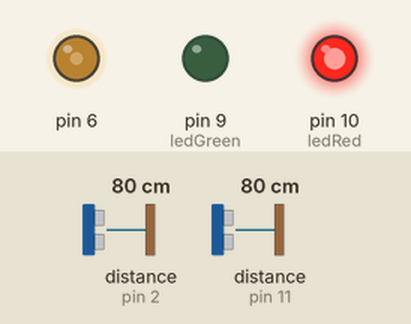
A sketch run on a simulated Arduino Uno, built with avr-gcc and run on an emulated ATmega328P. On the bench: output pins drawn as LEDs (lit = HIGH). Wiring (inferred from the names in the program): 2 × ultrasonic range finder: trigger pin 3, echo pin 2 / trigger pin 12, echo pin 11. Inputs (shaded band) come from the test bench; at power-on: distance to the obstacle (sensors on pin 2, pin 11) 80 cm. The echo pulse lasts 58.3 µs per cm; pins used as bus, display or sensor lines are not drawn; what the sketch prints to the serial monitor is not drawn.

Above: at 0.1 s.
Timing chart, 0 to 1.6 s (numbered marks = the images above):
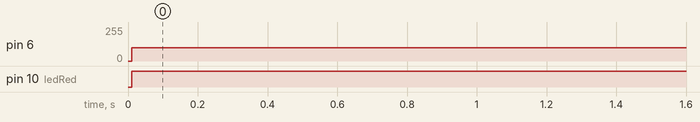

The sketch:

fantabulous_luulia_jaiks1.ino
```cpp
int echo1 = 2;
int trigger1 = 3;

int echo2 = 11;
int trigger2 = 12;

int sound = 100;

int ledGreen = 9;
int ledRed = 10;

int distancia1 = 0;
int distancia2 = 0;

int time1 = 0;
int time2 = 0;

void setup()
{
  pinMode(trigger1, OUTPUT);
  pinMode(echo1, INPUT);

  pinMode(trigger2, OUTPUT);
  pinMode(echo2, INPUT);

  pinMode(ledGreen, OUTPUT);
  pinMode(ledRed, OUTPUT);

  //SOM
  pinMode(6, OUTPUT);

  Serial.begin(9600);
}

void sonar1()
{
  digitalWrite(trigger1, LOW);
  delayMicroseconds(2);
  digitalWrite(trigger1, HIGH);
  delayMicroseconds(10);
  digitalWrite(trigger1, LOW);

  time1 = pulseIn(echo1, HIGH);
  distancia1 = time1/100000*170;

  Serial.println(distancia1);
}

void sonar2()
{
  digitalWrite(trigger2, LOW);
  delayMicroseconds(2);
  digitalWrite(trigger2, HIGH);
  delayMicroseconds(10);
  digitalWrite(trigger2, LOW);

  time2 = pulseIn(echo2, HIGH);
  distancia2 = time2/100000*170;

  Serial.println(distancia2);
}


void loop()
{
  sonar1();
  sonar2();

  if(distancia1 <= 1 || distancia2 <= 1){
    analogWrite(6,sound);
    digitalWrite(ledRed, HIGH);
    delay(5000);
  }else{
    digitalWrite(ledGreen, HIGH);
    digitalWrite(ledRed, LOW);
  }

}
```

Measured:
- by itself, pin 6: 0/255 → 100/255 at 0.01 s
- by itself, pin 10 (ledRed): LOW → HIGH at 0.01 s
